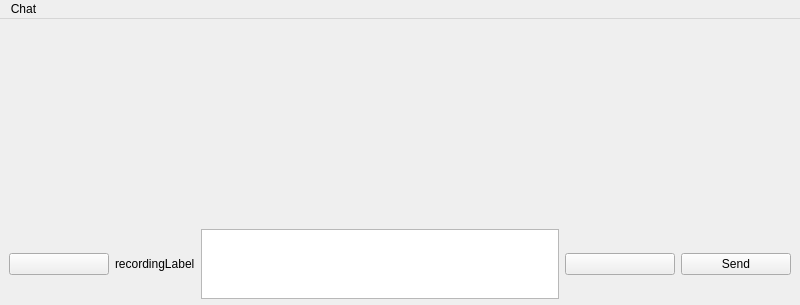
<?xml version="1.0" encoding="UTF-8"?>
<ui version="4.0">
 <class>ChatWindow</class>
 <widget class="QMainWindow" name="ChatWindow">
  <property name="geometry">
   <rect>
    <x>0</x>
    <y>0</y>
    <width>800</width>
    <height>305</height>
   </rect>
  </property>
  <property name="windowTitle">
   <string>MainWindow</string>
  </property>
  <widget class="QWidget" name="centralwidget">
   <layout class="QVBoxLayout" name="verticalLayout">
    <property name="spacing">
     <number>6</number>
    </property>
    <property name="leftMargin">
     <number>9</number>
    </property>
    <property name="topMargin">
     <number>9</number>
    </property>
    <property name="rightMargin">
     <number>9</number>
    </property>
    <property name="bottomMargin">
     <number>6</number>
    </property>
    <item>
     <widget class="ChatArea" name="scrollArea">
      <property name="frameShape">
       <enum>QFrame::NoFrame</enum>
      </property>
      <property name="lineWidth">
       <number>0</number>
      </property>
      <property name="widgetResizable">
       <bool>true</bool>
      </property>
      <property name="alignment">
       <set>Qt::AlignLeading|Qt::AlignLeft|Qt::AlignTop</set>
      </property>
      <widget class="QWidget" name="scrollAreaWidgetContents">
       <property name="geometry">
        <rect>
         <x>0</x>
         <y>0</y>
         <width>782</width>
         <height>114</height>
        </rect>
       </property>
      </widget>
     </widget>
    </item>
    <item>
     <layout class="QHBoxLayout" name="horizontalLayout">
      <item>
       <widget class="QLabel" name="typingStatusLabel">
        <property name="font">
         <font>
          <pointsize>15</pointsize>
          <italic>true</italic>
         </font>
        </property>
        <property name="text">
         <string/>
        </property>
       </widget>
      </item>
      <item>
       <widget class="QLabel" name="onlineStatusLabel">
        <property name="font">
         <font>
          <pointsize>15</pointsize>
          <italic>false</italic>
         </font>
        </property>
        <property name="text">
         <string/>
        </property>
        <property name="alignment">
         <set>Qt::AlignRight|Qt::AlignTrailing|Qt::AlignVCenter</set>
        </property>
       </widget>
      </item>
     </layout>
    </item>
    <item>
     <layout class="QHBoxLayout" name="horizontalLayout_2">
      <item>
       <widget class="QPushButton" name="selectEmojiButton">
        <property name="sizePolicy">
         <sizepolicy hsizetype="Minimum" vsizetype="Fixed">
          <horstretch>0</horstretch>
          <verstretch>0</verstretch>
         </sizepolicy>
        </property>
        <property name="minimumSize">
         <size>
          <width>100</width>
          <height>0</height>
         </size>
        </property>
        <property name="maximumSize">
         <size>
          <width>100</width>
          <height>16777215</height>
         </size>
        </property>
        <property name="text">
         <string/>
        </property>
        <property name="iconSize">
         <size>
          <width>48</width>
          <height>48</height>
         </size>
        </property>
       </widget>
      </item>
      <item>
       <widget class="QLabel" name="recordingLabel">
        <property name="sizePolicy">
         <sizepolicy hsizetype="Preferred" vsizetype="Preferred">
          <horstretch>0</horstretch>
          <verstretch>0</verstretch>
         </sizepolicy>
        </property>
        <property name="text">
         <string>recordingLabel</string>
        </property>
        <property name="textFormat">
         <enum>Qt::RichText</enum>
        </property>
       </widget>
      </item>
      <item>
       <widget class="ChatTextEdit" name="textEdit">
        <property name="maximumSize">
         <size>
          <width>16777215</width>
          <height>70</height>
         </size>
        </property>
        <property name="layoutDirection">
         <enum>Qt::LeftToRight</enum>
        </property>
        <property name="acceptRichText">
         <bool>false</bool>
        </property>
       </widget>
      </item>
      <item>
       <widget class="QPushButton" name="recordButton">
        <property name="minimumSize">
         <size>
          <width>110</width>
          <height>0</height>
         </size>
        </property>
        <property name="maximumSize">
         <size>
          <width>110</width>
          <height>16777215</height>
         </size>
        </property>
        <property name="iconSize">
         <size>
          <width>48</width>
          <height>48</height>
         </size>
        </property>
       </widget>
      </item>
      <item>
       <widget class="QPushButton" name="sendButton">
        <property name="minimumSize">
         <size>
          <width>110</width>
          <height>0</height>
         </size>
        </property>
        <property name="maximumSize">
         <size>
          <width>110</width>
          <height>16777215</height>
         </size>
        </property>
        <property name="text">
         <string>Send</string>
        </property>
       </widget>
      </item>
     </layout>
    </item>
   </layout>
  </widget>
  <widget class="QMenuBar" name="menubar">
   <property name="geometry">
    <rect>
     <x>0</x>
     <y>0</y>
     <width>800</width>
     <height>25</height>
    </rect>
   </property>
   <widget class="QMenu" name="chatMenu">
    <property name="title">
     <string>Chat</string>
    </property>
    <addaction name="actionDeleteAll"/>
    <addaction name="actionSendMultimedia"/>
    <addaction name="actionMute"/>
   </widget>
   <addaction name="chatMenu"/>
  </widget>
  <action name="actionDeleteAll">
   <property name="text">
    <string>Delete All Messages</string>
   </property>
  </action>
  <action name="actionSendMultimedia">
   <property name="text">
    <string>Send File</string>
   </property>
  </action>
  <action name="actionMute">
   <property name="text">
    <string>Mute</string>
   </property>
  </action>
 </widget>
 <customwidgets>
  <customwidget>
   <class>ChatArea</class>
   <extends>QScrollArea</extends>
   <header>Gui/chatarea.h</header>
   <container>1</container>
  </customwidget>
  <customwidget>
   <class>ChatTextEdit</class>
   <extends>QTextEdit</extends>
   <header>Gui/chattextedit.h</header>
  </customwidget>
 </customwidgets>
 <resources/>
 <connections/>
</ui>
